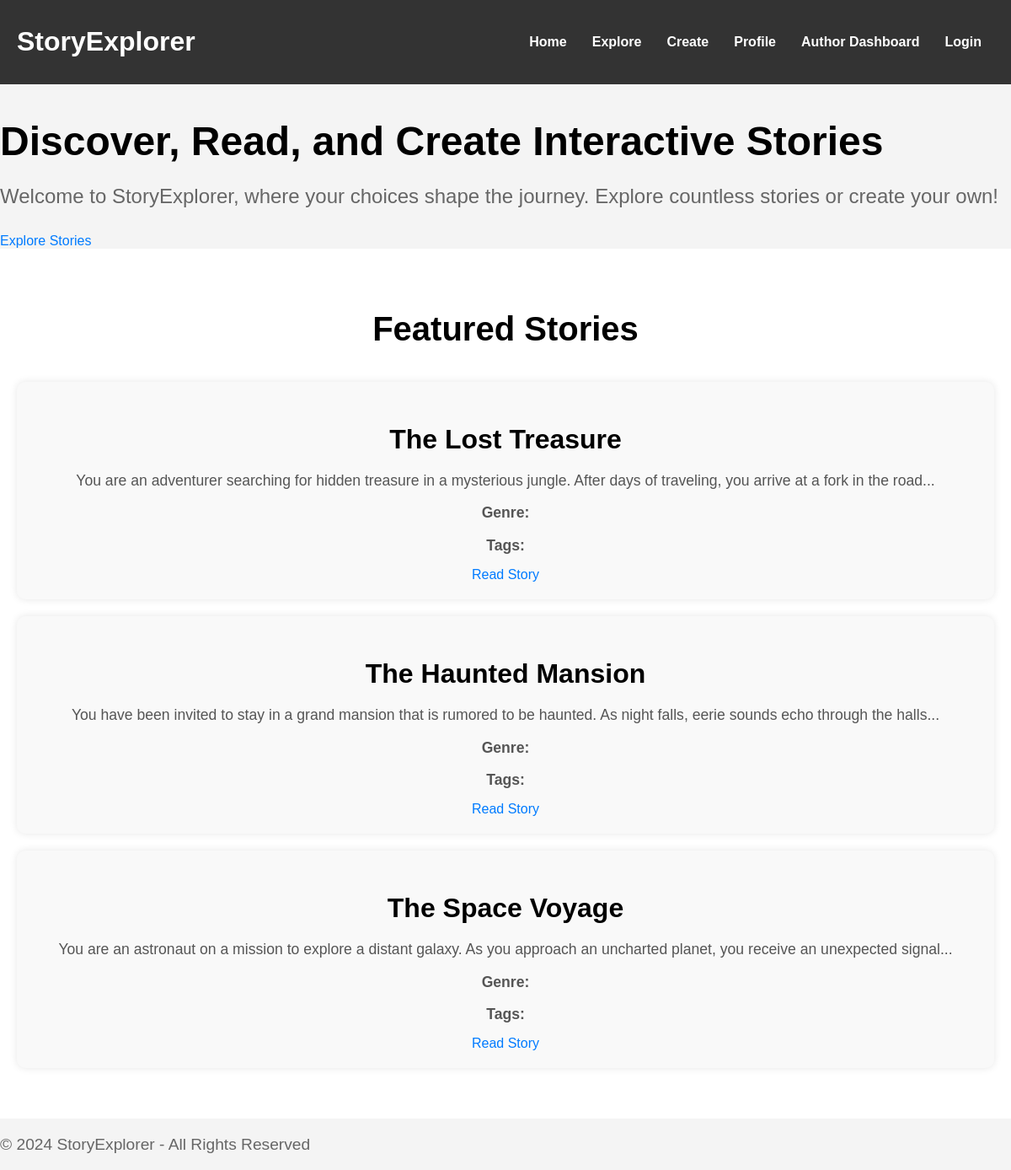
The page / on the database its author committed.
### tables this page shows
CREATE TABLE IF NOT EXISTS `stories` (
  `id` int(11) NOT NULL AUTO_INCREMENT,
  `title` varchar(255) NOT NULL,
  `author_id` int(11) DEFAULT NULL,
  `description` text DEFAULT NULL,
  `created_at` timestamp NOT NULL DEFAULT current_timestamp(),
  `updated_at` timestamp NOT NULL DEFAULT current_timestamp() ON UPDATE current_timestamp(),
  `genre` varchar(100) DEFAULT NULL,
  `tags` varchar(255) DEFAULT NULL,
  `rating` decimal(2,1) DEFAULT NULL,
  PRIMARY KEY (`id`),
  KEY `author_id` (`author_id`)
);

### models/Story.php (called while the page is built, shortened)
<?php
class Story
{
    private $conn;
    private $table_name = "stories";
    public function __construct($db)
    {
        $this->conn = $db;
    }
    public function getAllStories()
    {
        $query = "SELECT id, title, description, genre, tags, created_at, rating, author_id FROM " . $this->table_name;
        $stmt = $this->conn->prepare($query);
        $stmt->execute();
        return $stmt->fetchAll(PDO::FETCH_ASSOC);
    }
}
?>

### public/index.php (the view, shortened to what this page needs)
<?php
require_once '../models/Story.php';
$database = new Database();
$db = $database->getConnection();
$story = new Story($db);
$featured_stories = $story->getAllStories();
?>
<!DOCTYPE html>
<html lang="en">
<head>
    <link rel="stylesheet" href="styles.css">
</head>
<body>
    <header>
        <div class="navbar">
            <h1 class="logo">StoryExplorer</h1>
            <nav>
            <ul>
                    <li><a href="index.php">Home</a></li>
                    <li><a href="stories.php">Explore</a></li>
                    <li><a href="create.php">Create</a></li>
                    <li><a href="profile.php">Profile</a></li>
                    <li><a href="author.php">Author Dashboard</a></li>
                    <li><a href="login.php">Login</a></li>
                </ul>
            </nav>
        </div>
    </header>
    <section class="hero-section">
        <div class="hero-content">
            <h2>Discover, Read, and Create Interactive Stories</h2>
            <p>Welcome to StoryExplorer, where your choices shape the journey. Explore countless stories or create your own!</p>
            <a href="allstories.php" class="explore-button">Explore Stories</a>
        </div>
    </section>
    <section class="featured-stories">
        <h2>Featured Stories</h2>
        <?php if (!empty($featured_stories)) { ?>
            <div class="story-list">
                <?php foreach ($featured_stories as $story_item) { ?>
                    <div class="story-card">
                        <h3><?php echo htmlspecialchars($story_item['title']); ?></h3>
                        <p><?php echo htmlspecialchars($story_item['description']); ?></p>
                        <p><strong>Genre:</strong> <?php echo htmlspecialchars($story_item['genre']); ?></p>
                        <p><strong>Tags:</strong> <?php echo htmlspecialchars($story_item['tags']); ?></p>
                        <a href="singlestory.php?story_id=<?php echo $story_item['id']; ?>" class="read-story-button">Read Story</a>
                    </div>
                <?php } ?>
            </div>
        <?php } else { ?>
            <p>No featured stories available. Please check back later.</p>
        <?php } ?>
    </section>
    <footer>
        <p>&copy; 2024 StoryExplorer - All Rights Reserved</p>
    </footer>
</body>
</html>

### public/styles.css (style rules this page uses)
body { font-family: Arial, sans-serif; margin: 0; padding: 0; box-sizing: border-box; background-color: #f4f4f4; }
header { background-color: #333; color: white; padding: 10px 20px; }
.navbar { display: flex !important; justify-content: space-between !important; align-items: center; }
.navbar ul { list-style: none; margin: 0; padding: 0; display: flex; }
.navbar ul li { margin: 0 15px; }
.navbar ul li a { color: white; text-decoration: none; font-weight: bold; }
.hero-content h2 { font-size: 3em; margin-bottom: 20px; }
.hero-content p { font-size: 1.5em; margin-bottom: 30px; }
.featured-stories { background-color: #fff; padding: 40px 20px; }
.featured-stories h2 { text-align: center; margin-bottom: 40px; }
.story-card { background-color: #eee; padding: 20px; text-align: center; border-radius: 5px; box-shadow: 0 0 10px rgba(0, 0, 0, 0.1); flex: 1; }
.story-card { background-color: #fff; padding: 20px; text-align: center; border-radius: 5px; box-shadow: 0 0 10px rgba(0, 0, 0, 0.1); }
.story-card h3 { margin-bottom: 10px; }
.story-card p { margin-bottom: 15px; color: #666; }
.story-list h3 { font-size: 2em; margin-bottom: 20px; }
.story-card { background-color: #f9f9f9; padding: 20px; border-radius: 10px; margin-bottom: 20px; box-shadow: 0 0 10px rgba(0, 0, 0, 0.1); }
.story-card p { font-size: 1.1em; color: #555; margin-bottom: 15px; }
.navbar .logo { font-size: 2em; }
h2 { font-size: 2.5em; margin-bottom: 20px; }
h3 { font-size: 2em; margin-top: 30px; margin-bottom: 10px; }
p { font-size: 1.2em; color: #666; }
a { color: #007bff; text-decoration: none; }

### rows shown on the page
stories: title "The Lost Treasure", description "You are an adventurer searching for hidden treasure in a mysterious jungle. After days of traveling, you arrive at a fork in the road..."
stories: title "The Haunted Mansion", description "You have been invited to stay in a grand mansion that is rumored to be haunted. As night falls, eerie sounds echo through the halls..."
stories: title "The Space Voyage", description "You are an astronaut on a mission to explore a distant galaxy. As you approach an uncharted planet, you receive an unexpected signal..."
